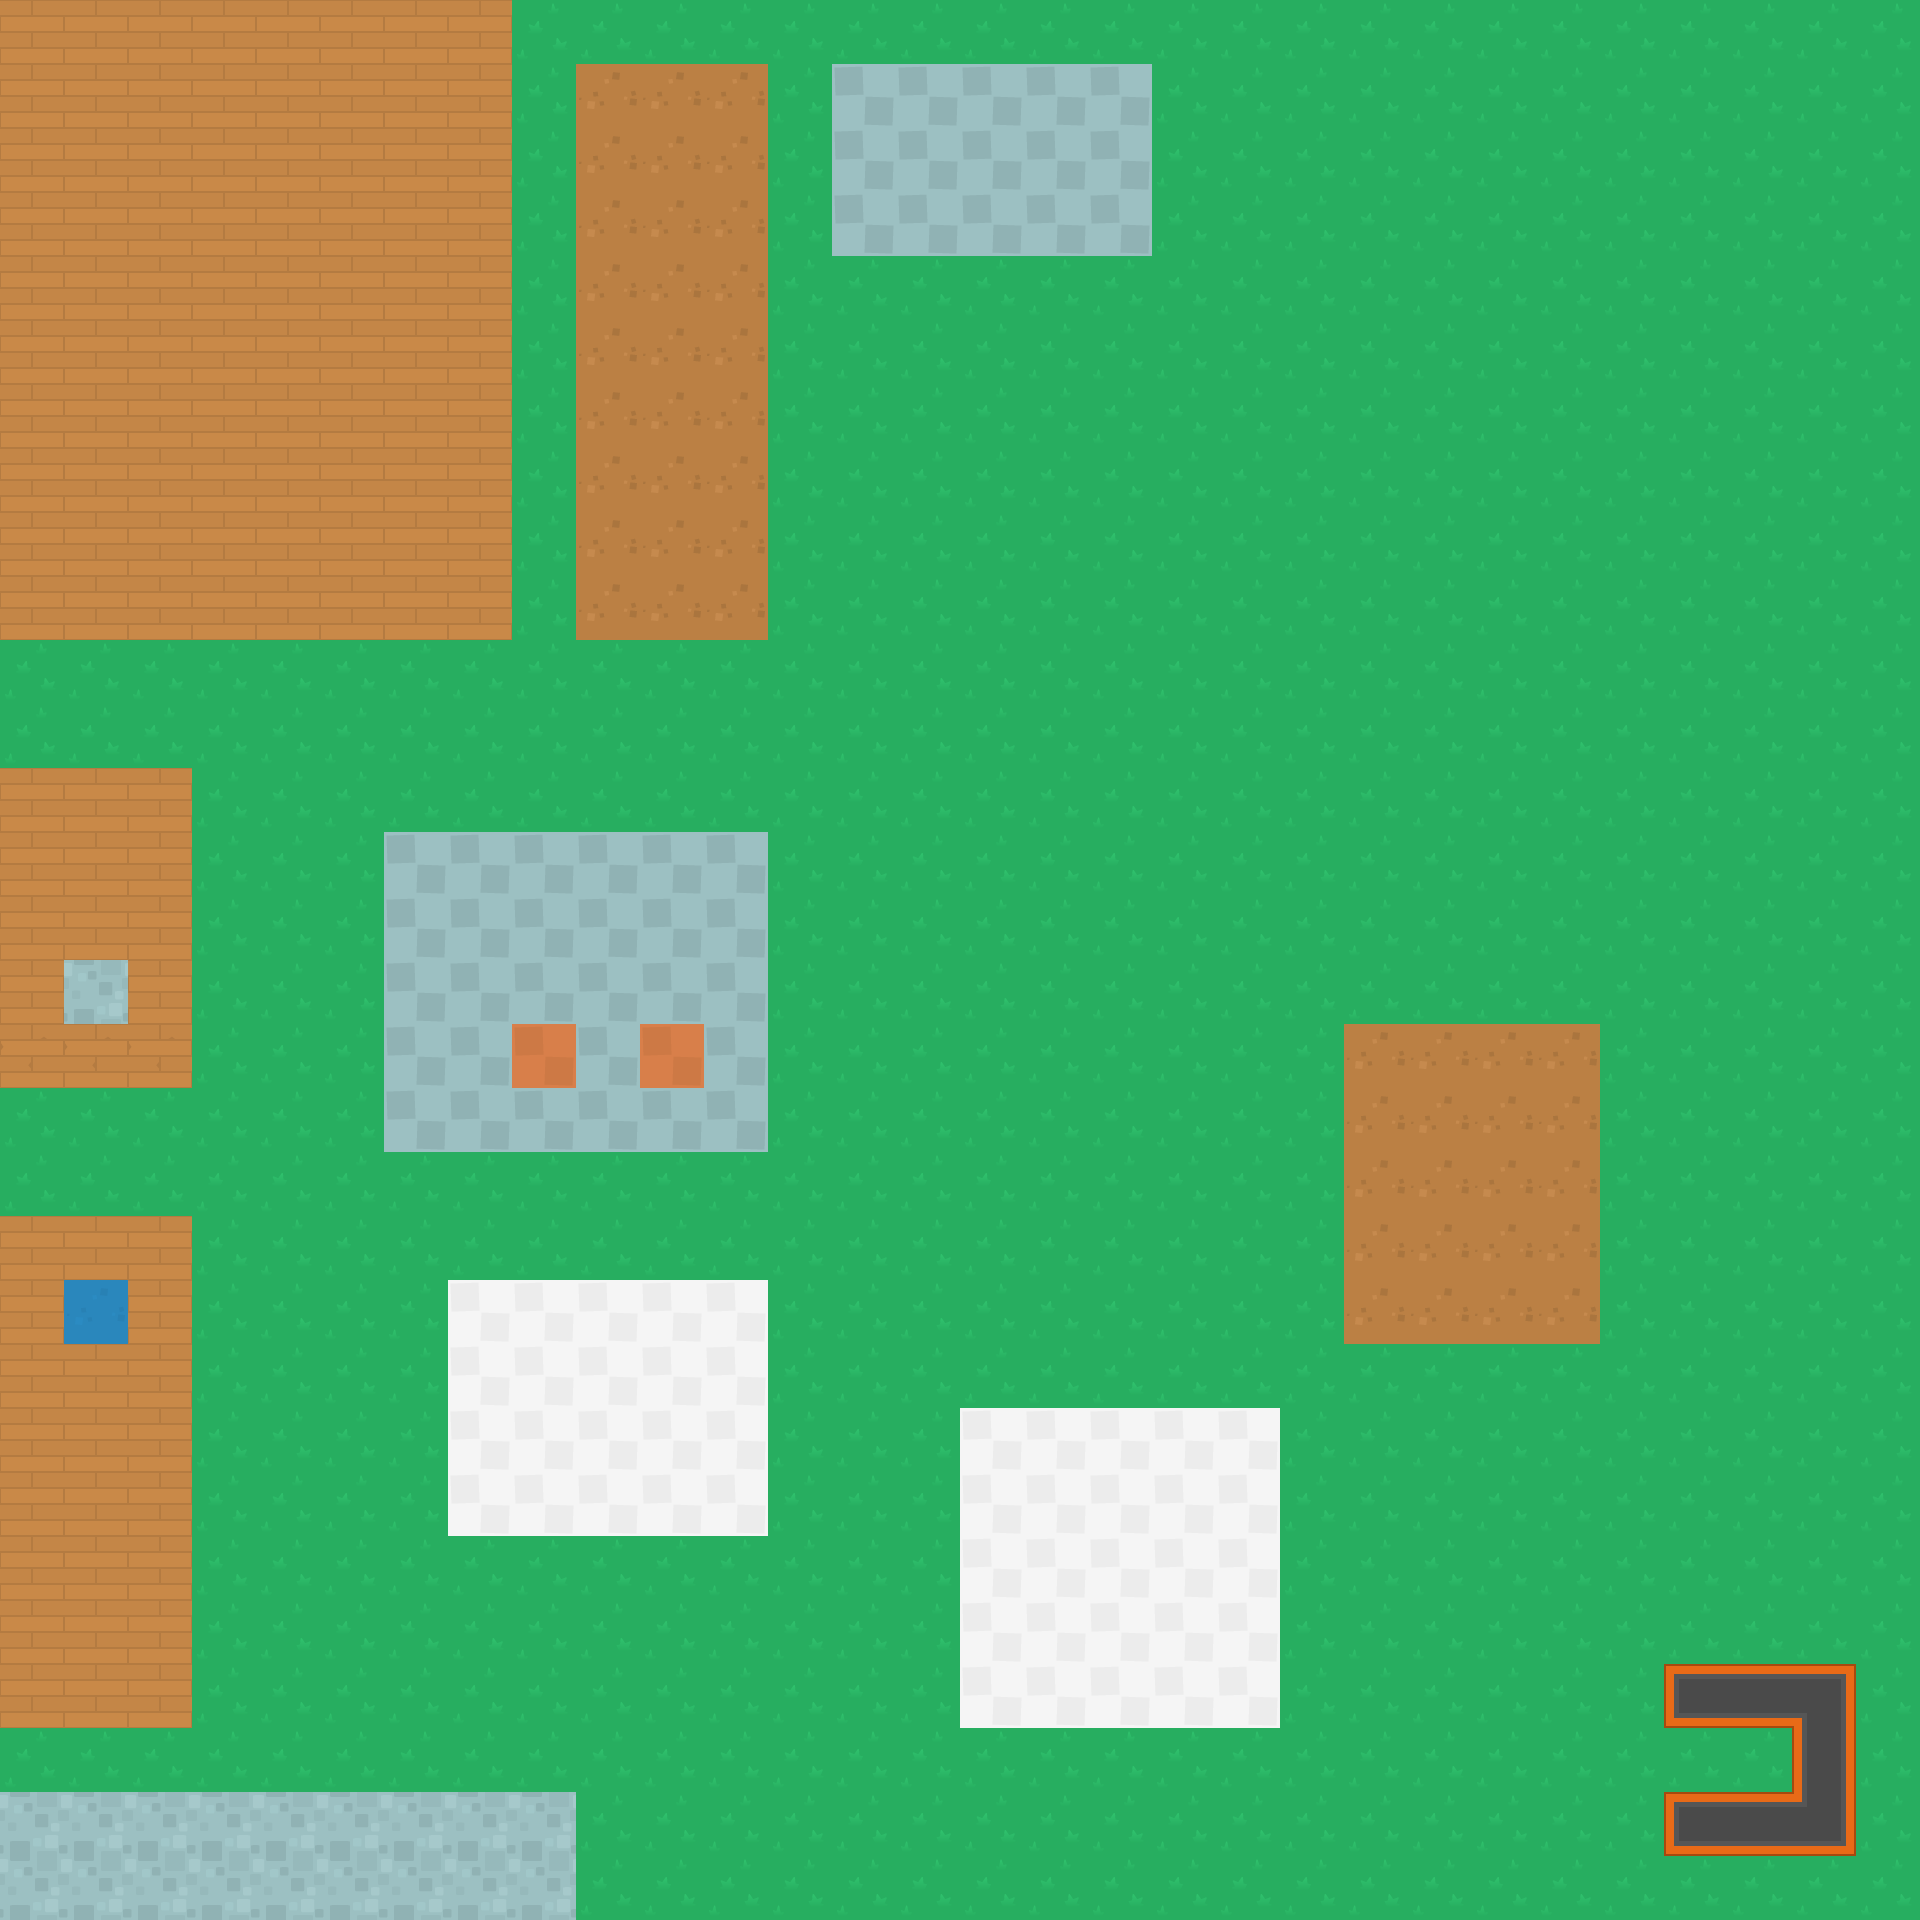

This is a level from a 2D game, rendered from its Tiled map with the project's own tilesets. A one-line summary and the map file follow, with tile-layer data summarised:
An orthogonal 30x30 tile map with 64x64 px tiles, 1 tile layer (Tile Layer 1) and 67 objects (30x Current, 4x Switch, 4x TriggerSpawn, 4x Sensor, 3x Door, ...).

<map version="1.0" tiledversion="1.1.4" orientation="orthogonal" renderorder="right-down" width="30" height="30" tilewidth="64" tileheight="64" infinite="0" nextobjectid="99">
 <tileset firstgid="1" name="kenney_tileset" tilewidth="64" tileheight="64" tilecount="540" columns="27">
  <image source="../Images/Tilesheet/tilesheet_complete.png" width="1728" height="1280" />
 </tileset>
 <layer name="Tile Layer 1" width="30" height="30">
  <data>[900 cells, 900 non-empty, 14 distinct tile ids]</data>
 </layer>
 <objectgroup name="event-layer">
  <object id="3" name="Spawn" type="Spawn" x="944" y="688" width="32" height="32">
   <properties>
    <property name="id" type="int" value="0" />
    <property name="interval" type="float" value="0" />
    <property name="limit" type="int" value="1" />
   </properties>
  </object>
  <object id="4" name="Spawn" type="Spawn" x="944" y="1200" width="32" height="32">
   <properties>
    <property name="id" type="int" value="-1" />
    <property name="interval" type="float" value="0" />
    <property name="limit" type="int" value="1" />
   </properties>
  </object>
  <object id="7" name="Text" type="Text" x="1344" y="1024" width="256" height="320">
   <properties>
    <property name="text" value="TEXT TEST" />
   </properties>
  </object>
  <object id="9" name="Switch" type="Switch" x="640" y="1344" width="64" height="64">
   <properties>
    <property name="triggeringId" value="testDoor1" />
   </properties>
  </object>
  <object id="10" name="Door" type="Door" x="513.969" y="1339.7" width="32" height="128">
   <properties>
    <property name="triggeredId" value="testDoor1" />
   </properties>
  </object>
  <object id="11" name="Switch" type="Switch" x="1024" y="1472" width="64" height="64">
   <properties>
    <property name="triggeringId" value="Counter1" />
   </properties>
  </object>
  <object id="12" name="Switch" type="Switch" x="1152" y="1472" width="64" height="64">
   <properties>
    <property name="triggeringId" value="Counter1" />
   </properties>
  </object>
  <object id="13" name="Counter" type="Counter" x="1120.03" y="1505.44">
   <properties>
    <property name="count" type="int" value="2" />
    <property name="triggeredId" value="Counter1" />
    <property name="triggeringId" value="testDoor2" />
   </properties>
  </object>
  <object id="14" name="Door" type="Door" x="1024" y="1664" width="128" height="32">
   <properties>
    <property name="triggeredId" value="testDoor1" />
   </properties>
  </object>
  <object id="15" name="UsePortal" type="UsePortal" x="80.0849" y="1805.31" width="32" height="32">
   <properties>
    <property name="oneTime" type="bool" value="false" />
    <property name="triggeredId" value="1" />
    <property name="triggeringId" value="2" />
   </properties>
  </object>
  <object id="16" name="UsePortal" type="UsePortal" x="464.424" y="1808.18" width="32" height="32">
   <properties>
    <property name="oneTime" type="bool" value="false" />
    <property name="triggeredId" value="2" />
    <property name="triggeringId" value="1" />
   </properties>
  </object>
  <object id="21" name="Counter" type="Counter" x="31.4916" y="1487.45">
   <properties>
    <property name="count" type="int" value="3" />
    <property name="triggeredId" value="testCounter2" />
    <property name="triggeringId" value="triggerSpawn1" />
   </properties>
  </object>
  <object id="22" name="TriggerSpawn" x="64" y="1280" width="32" height="32">
   <properties>
    <property name="id" type="int" value="2" />
    <property name="limit" type="int" value="2" />
    <property name="triggeredId" value="triggerSpawn1" />
    <property name="triggeringId" value="testDoor3" />
   </properties>
  </object>
  <object id="23" name="Door" type="Door" x="64" y="1600" width="64" height="64">
   <properties>
    <property name="triggeredId" value="testDoor1" />
   </properties>
  </object>
  <object id="24" name="Sensor" type="Sensor" x="64" y="960" width="64" height="64">
   <properties>
    <property name="oneTime" type="bool" value="true" />
    <property name="triggeringId" value="triggerSpawn2" />
   </properties>
  </object>
  <object id="25" name="TriggerSpawn" x="80" y="848" width="32" height="32">
   <properties>
    <property name="id" type="int" value="2" />
    <property name="limit" type="int" value="1" />
    <property name="triggeredId" value="triggerSpawn2" />
   </properties>
  </object>
  </objectgroup>
 <objectgroup name="collision-layer">
  <!-- 2 objects omitted --></objectgroup>
</map>
<!-- 51 of 67 objects omitted -->
